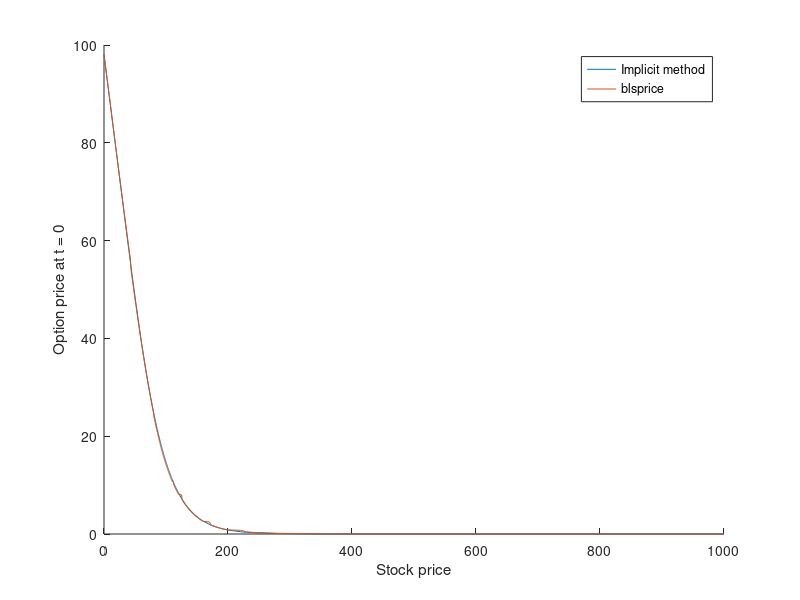

MATLAB code for this plot:
close all; clear all; clc;

% Basic input parameters
T = 1; % total time
S1 = 100; % Input current price
K = 100; % Strike price
r = 0.02; % Risk-free interest rate
sigma = 0.4; % Volatility

% The grid division factor (can take values 1,2,4,8 etc.)
% A higher c creates a finer grid
c = 4; 

% Create time grid using factor 'c'
dtau = (T/25)/c; % Time-step size

% Create price grid using factor 'c'
S = [0:0.1*K/c:0.4*K,...
0.425*K:0.05*K/c:0.8*K,...
0.805*K:0.02*K/c:0.9*K,...
0.905*K:0.01*K/c:1.1*K,...
1.12*K:0.02*K/c:1.2*K,...
1.25*K:.05*K/c:1.6*K,...
1.7*K:0.1*K/c:2*K,...
2.2*K, 2.3*K, 2.4*K, 2.6*K, 2.8*K,...
3.2*K, 3.4*K, 3.6*K, 4.3*K, 5*K, 7.5*K, 8.125*K, 8.75*K, 9.375*K, 10*K];

M = length(S); % Total steps along price axis
N = T/dtau; % Total steps along time axis

% Initialize option price V(tau, S) with initial and boundary conditions
V = zeros(N,M + 1);
for i = 1: M
    V(1, i) = max(K - S(i), 0); % Payoff for PUT option at tau = 0
end
V(1 , M+1) = 0; % Boundary condition at Smax for PUT option

% Initialize some matrices for later use
alpha = zeros(1,M+1);
beta = zeros(1,M+1);
I = eye(M+1);

% Calculate M_hat (only once) and the LU decomposition of (I + M_hat). 
% As per the assignment instructions, we should avoid unnecessary
% calculations, hence this is pulled outside the second loop.
for i = 2:M-1
    alpha_central(i) = ((sigma ^ 2) * (S(i) ^2))/(((S(i) - S(i-1)) ...
        * (S(i+1) - S(i-1)))) - (r * S(i))/(S(i+1) - S(i-1));
    beta_central(i) = ((sigma ^ 2) * (S(i) ^2))/(((S(i+1) - S(i)) ...
        * (S(i+1) - S(i-1)))) + (r * S(i))/(S(i+1) - S(i-1));
    alpha_forward(i) = ((sigma ^ 2) * (S(i) ^2))/(((S(i) - S(i-1)) ...
        * (S(i+1) - S(i-1))));
    beta_forward(i) = ((sigma ^ 2) * (S(i) ^2))/(((S(i+1) - S(i)) ...
        * (S(i+1) - S(i-1)))) + (r * S(i))/(S(i+1) - S(i-1));
    if (alpha_central(i) >= 0 ) && (beta_central(i) >= 0)
        alpha(i) = alpha_central(i);
        beta(i) = beta_central(i);
    else 
        alpha(i) = alpha_forward(i);
        beta(i) = beta_forward(i);
    end 
end  % end of M for-loop
vector1 = [r*dtau, dtau *(alpha(1:M-1) + beta(1:M-1) + r), 0];
% vector2 and vector2 have an extra 0 each to support spdiags later below
vector2 = [0, 0, -dtau * beta(1:M-1)];
vector3 = [-dtau * alpha(1:M-1), 0, 0];
% Use spdiags to create a sparse matrix, to save memory
M_hat = spdiags(vector1', 0, M+1, M+1) ...
    + spdiags(vector2', 1, M+1, M+1) + spdiags(vector3', -1, M+1, M+1);
% Use LU decomposition for faster results
[L, U] = lu(I + M_hat);

for n = 1:N-1
    % Boundary conditions
    V(n+1, 1) = V(n, 1) / (1 - r * dtau);
    V(n+1, M) = V(n, M);
    % Solve using LU matrices calculated earlier for faster results
    B = transpose(V(n, :));
    V(n+1, :) = transpose(U\(L\B));
end % end of N for-loop

%
% Evaluate the current option price V1
%
% find the smalleset interval including S1 
indx1 = max(find(S<=S1));
indx2 = min(find(S>=S1));
if indx1 == indx2  % S1 on the end of subintervals
    V1= V(N, indx1);
else    % S1 not on the end, estimate V1 by the linear interpolation
    w = (S1-S(indx1))/(S(indx2)-S(indx1));
    V1 = V(N,indx1)*w + (1-w)*V(N, indx2);
end
disp(['Option price at (t=0) is ', num2str(V1), ' when S=', num2str(S1)]);

% Plot the graph and compare with blsprice 
hold on; [C,P] = blsprice(S(1:M),K, r, T, sigma); plot(S(1:M), P); plot(S(1:M), V(N, 1:M));
legend('Implicit method', 'blsprice');
xlabel('Stock price'); ylabel('Option price at t = 0');
